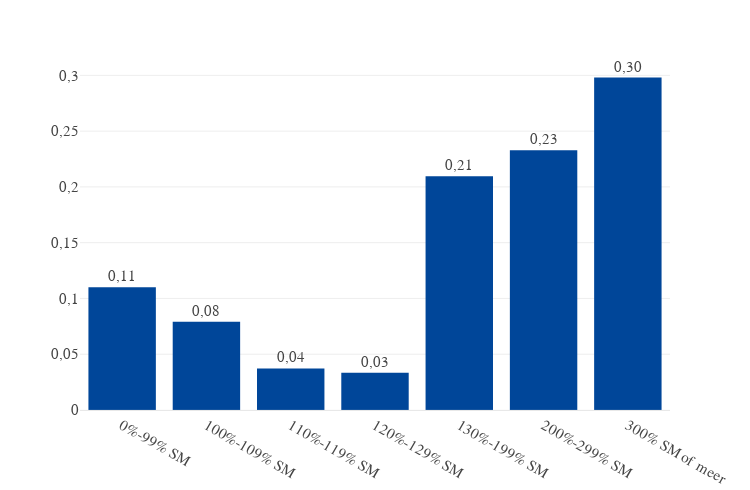

Notebook code cell kept with this figure:
### Code cell
fig = Bar.single(arm_long.query("jaar == 2011"), y='value', x='inkomen', orientation='v', text='value')
fig.update_traces(texttemplate='%{value:.2f}', textposition='outside')
fig.show()

### Figure 1 — Plotly figure (JSON) as saved in the notebook; plotly's stock layout.template omitted (floating-point values rounded to 4 significant figures)
{"data": [{"alignmentgroup": "True", "hovertemplate": "inkomen=%{x}<br>value=%{text}<extra></extra>", "legendgroup": "", "marker": {"color": "#004699", "pattern": {"shape": ""}}, "name": "", "offsetgroup": "", "orientation": "v", "showlegend": false, "text": [0.1099, 0.07914, 0.03723, 0.03333, 0.2095, 0.2328, 0.2981], "textposition": "outside", "texttemplate": "%{value:.2f}", "type": "bar", "x": ["0%-99% SM", "100%-109% SM", "110%-119% SM", "120%-129% SM", "130%-199% SM", "200%-299% SM", "300% SM of meer"], "xaxis": "x", "y": [0.1099, 0.07914, 0.03723, 0.03333, 0.2095, 0.2328, 0.2981], "yaxis": "y"}], "layout": {"height": 490, "legend": {"title": {"text": ""}, "tracegroupgap": 0}, "margin": {"t": 60}, "width": 750, "xaxis": {"anchor": "y", "domain": [0, 1], "title": {"text": ""}}, "yaxis": {"anchor": "x", "domain": [0, 1], "title": {"text": ""}}}}
